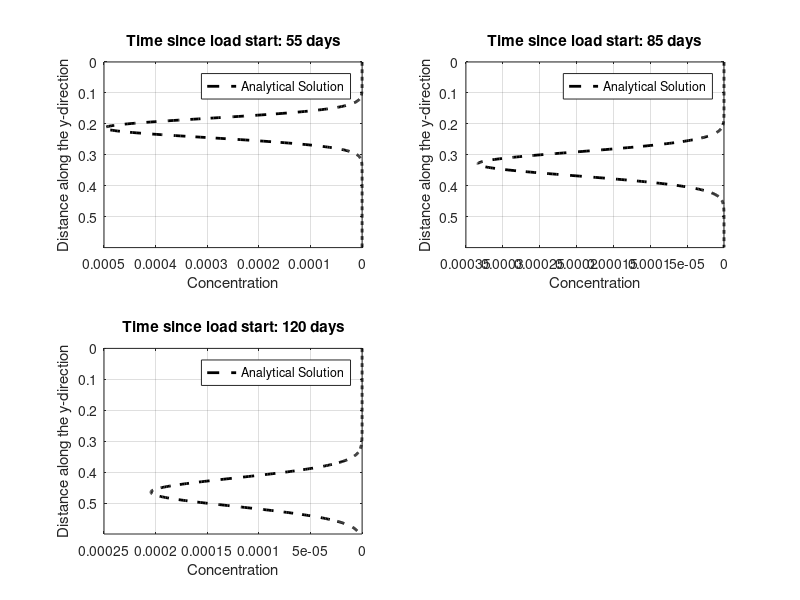

Source code (MATLAB):

% 2-dimensional analytical solution - Transient (using the analytical solution for
% instantaneous point source integrated with respect to time)

function AnltSOL_TRANSIENT_paperWRR

%%%%%%%%%%%%%%%%%%%%%%%%%%%%%%%%%%%%%%%%%%%
% CHOOSE TEST %%%%%%%%%%%%%%%%%%%%%%%%%%%%%%
%%%%%%%%%%%%%%%%%%%%%%%%%%%%%%%%%%%%%%%%%%%

% test = 2; % 2_nrTrans_instS_PorMedia
% test = 4; % 4_nrTrans_contS_PorMedia
% test = 6; % 6_nrTrans_instS_PorMedia_linDecay
% test = 8; % 8_nrTrans_contS_PorMedia_linDecay
 
test = 6; 

%%%%%%%%%%%%%%%%%%%%%%%%%%%%%%%%%%%%%%%%%%%
% General mdoel setup %%%%%%%%%%%%%%%%%%%%%
% Don't change
%%%%%%%%%%%%%%%%%%%%%%%%%%%%%%%%%%%%%%%%%%%
ny                          = 600;          % number of layers (in mm)
Dy                          = 0.0001;      	% longiitudinal dispersivity - y-direction m2/s
specificYield               = 0.23;         % (-)
iLayerLiqFluxSoil_summa_m_s = 1.0359700931174889e-08; % m/s
mLayerDepth_summa_m         = 0.006;        % m

% Preliminary calcs %%%%%%%%%%%%%%%%%%%%%%%%%%%%%%%%
% Intersticial flow velocity because of specific yield
iLayerLiqFluxSoil_summa_mm_s = iLayerLiqFluxSoil_summa_m_s * 1000; % mm/s
iLayerLiqFluxSoil_summa_mm_s_intersticial =...
    iLayerLiqFluxSoil_summa_mm_s / specificYield;       % m/s

V = iLayerLiqFluxSoil_summa_mm_s_intersticial;
%L = V * 60 * 60 * 24 * 20 / 1000;

mLayerDepth_summa_mm = mLayerDepth_summa_m * 1000;

% Time steps
if test == 4 || test == 8 
    tsim = [...
            60 * 60 * 24 * 15,...
            60 * 60 * 24 * 70,...
            60 * 60 * 24 * 120,...
            ];
elseif test == 2 || test == 6 
    tsim = [...
            60 * 60 * 24 * 55,...
            60 * 60 * 24 * 85,...
            60 * 60 * 24 * 120,...
            ];
end

% Storing %%%%%%%%%%%%%%%%%%%%%%%%%%%%%%%%
storage.Dy = Dy;
storage.tsim = tsim;
storage.V = V;
storage.ny = ny;

%%%%%%%%%%%%%%%%%%%%%%%%%%%%%%%%%%%%%%%%%%%%%%%%%%%%%%%%%%%%%%%%%%%%%%
n_ti = numel(tsim);
for ti = 1:n_ti
    
    tsim_i = tsim(ti);
    
    if test == 4 || test == 8 
        
        % Input concentration (continuous)
        C0 = 2;
         
        % Set reation rate
        if test == 4; r = 0; end                % conservative
        if test == 8; r = 0.01/(60*60*24); end  % linear decay
        storage.C0 = C0;
        storage.r = r;
        save InputData storage;
        
        % Call analytical solver
        Analytical_calc_1D_contS(tsim_i)
        
    elseif test == 2 || test == 6
        
        % Input mass (instantaneous)
        M = 350;
        
        % Mass of the receiving node
        mLayerVolFracLiq = [0.2007, 0.2014, 0.2020, 0.2027, 0.2034, 0.2041, 0.2048, 0.2055, 0.2063, 0.2070, 0.2077, 0.2085, 0.2093, 0.2101, 0.2109, 0.2117, 0.2125, 0.2133, 0.2141, 0.2150, 0.2159, 0.2167, 0.2176, 0.2185, 0.2194, 0.2204, 0.2213, 0.2223, 0.2232, 0.2242, 0.2252, 0.2262, 0.2272, 0.2283, 0.2293, 0.2304, 0.2315, 0.2326, 0.2337, 0.2348, 0.2360, 0.2372, 0.2384, 0.2396, 0.2408, 0.2420, 0.2433, 0.2446, 0.2459, 0.2472, 0.2485, 0.2499, 0.2513, 0.2527, 0.2541, 0.2555, 0.2570, 0.2584, 0.2599, 0.2615, 0.2630, 0.2646, 0.2662, 0.2678, 0.2694, 0.2711, 0.2727, 0.2744, 0.2761, 0.2779, 0.2796, 0.2814, 0.2832, 0.2850, 0.2869, 0.2888, 0.2906, 0.2925, 0.2945, 0.2964, 0.2984, 0.3003, 0.3023, 0.3043, 0.3063, 0.3083, 0.3104, 0.3124, 0.3145, 0.3165, 0.3186, 0.3206, 0.3227, 0.3247, 0.3268, 0.3288, 0.3308, 0.3328, 0.3348, 0.3368];
        hru_area_m2      = 32700;
        
        mLayerVolFracWat_summa_m3 = mLayerVolFracLiq * hru_area_m2 * mLayerDepth_summa_m;
        mLayerVolFracWat_summa_mm_m2 = mLayerVolFracLiq * hru_area_m2 * mLayerDepth_summa_m * 1000;
        UpLayVol_mm_m2 = mLayerVolFracWat_summa_m3 * 1000; % to mm*m2
        
        iLayerLiqFluxSoil_summa_mm_s = iLayerLiqFluxSoil_summa_m_s * 1000;
        
        % Set reaction rate
        if test == 2; r = 0; end                % conservative
        if test == 6; r = 0.01/(60*60*24); end  % linear decay
        
        storage.M = M;
        storage.UpLayVol_mm_m2 = UpLayVol_mm_m2;
        storage.mLayerVolFracWat_summa_mm_m2 = mLayerVolFracWat_summa_mm_m2;
        storage.mLayerVolFracLiq = mLayerVolFracLiq;
        storage.r = r;
        storage.mLayerDepth_summa_mm = mLayerDepth_summa_mm;
        storage.iLayerLiqFluxSoil_summa_mm_s = iLayerLiqFluxSoil_summa_mm_s;
        storage.hru_area_m2 =  hru_area_m2;
        save InputData storage;
        
        % Call analytical solver
        Analytical_calc_1D_instS(tsim_i)
        
    end
    %Analytical_calc_1D_2(tsim_i)
    %Analytical_calc_1D_3(tsim_i)
    %Analytical_calc_1D_justAdv(tsim_i, mLayerDepth_summa_m)
    %Analytical_calc_2D
    %Numerical_calc
    Compare_plot(ti, n_ti, tsim_i,mLayerDepth_summa_mm)
    
end


%%%%%%%%%%%%%%%%%%%%%%%%%%%%%%%%%%%%%%%%%
% ANALYTICAL
%%%%%%%%%%%%%%%%%%%%%%%%%%%%%%%%%%%%%%%%%

% 1D, continuous source, Eq. 60 of 
% USGS Chapter B7
% ANALYTICAL SOLUTIONS FOR ONE-, TWO-, AND THREE-DIMENSIONAL SOLUTE
%TRANSPORT IN GROUND-WATER SYSTEMS WITH UNIFORM FLOW
function Analytical_calc_1D_contS(tsim_i)

load InputData storage
C0=storage.C0;
Dy=storage.Dy;
r=storage.r;
V=storage.V;
ny=storage.ny;

Cfinal=zeros(1,ny);

h=waitbar(0,'ANALYTICAL solution: calculating...');

for y=1:ny
    waitbar(y/ny)

    % calculation of A

    %A = (M / UpLayVol) /...
    %    ( 4*n*pi()*(Dx*Dy)^(0.5) );
    A =  C0 / 2;

    % calculation of B
    U = (V^2 + 4*r*Dy)^0.5;
    
    B1 = exp(...
            y * (V - U)/ ...
            (2 * Dy)...
            );
        
    B2 = erfc(...
            (y - (U * tsim_i) ) / ...
            (2 * (Dy * tsim_i)^0.5));
    
    C1 = exp(...
            y * (V + U)/ ...
            (2 * Dy));
    
    C2 = erfc(...
            (y + (U * tsim_i) ) / ...
            (2 * (Dy * tsim_i)^0.5));

    % Final calculation
    C = A * (B1 * B2 + C1 * C2);

    % Saving results
    Cfinal(1,y) = C;

end

close(h)

disp('Analytical solution calculation: OK')

storage.C_analytical = Cfinal';
save AnalytSOL storage;

function Analytical_calc_1D_2(tsim_i)

load InputData storage
C0=storage.C0;
Dy=storage.Dy;
r=storage.r;
V=storage.V;
ny=storage.ny;

Cfinal=zeros(1,ny);

h=waitbar(0,'ANALYTICAL solution: calculating...');

for y=1:ny
    waitbar(y/ny)

    % calculation of A

    %A = (M / UpLayVol) /...
    %    ( 4*n*pi()*(Dx*Dy)^(0.5) );
    
    U = (V^2 + 4*r*Dy)^0.5;
    
    A =  C0 * V^2 / (4 * r * Dy);

    % calculation of B
    
    
    B1 = 2 * exp((y * V / Dy) - r * tsim_i);
        
    B2 = erfc(...
            (y + V * tsim_i) / ...
            (2 * (Dy * tsim_i)^0.5));
    
   C1 = U / V - 1; 
        
   C2 = exp(...
            y * (V - U)/ ...
            (2 * Dy));
    
    C3 = erfc(...
            (y - U * tsim_i) / ...
            (2 * (Dy * tsim_i)^0.5));
        
    D1 = U / V + 1;
    
    D2 = exp(...
            y * (V + U)/ ...
            (2 * Dy));
    
    D3 = erfc(...
            (y + U * tsim_i) / ...
            (2 * (Dy * tsim_i)^0.5));

    % Final calculation
    C = A * (B1 * B2 + C1 * C2 * C3 + D1 * D2 * D3);

    % Saving results
    Cfinal(1,y) = C;

end

close(h)

disp('Analytical solution calculation: OK')

storage.C_analytical = Cfinal';
save AnalytSOL storage;

function Analytical_calc_1D_3(tsim_i)

load InputData storage
C0=storage.C0;
Dy=storage.Dy;
r=storage.r;
V=storage.V;
ny=storage.ny;

Cfinal=zeros(1,ny);

h=waitbar(0,'ANALYTICAL solution: calculating...');

for y=1:ny
    waitbar(y/ny)

    % calculation of A

    %A = (M / UpLayVol) /...
    %    ( 4*n*pi()*(Dx*Dy)^(0.5) );
    

    
    A =  C0;

    % calculation of B
    
    
    B1 = 0.5 *  erfc(...
                (y - V * tsim_i) / ...
                (2 * (Dy * tsim_i)^0.5));
    
   C1 = (V^2 * tsim_i / (pi() * Dy))^0.5;
   
   C2 = exp(-(...
            (y - V * tsim_i)^2)/ ...
            (4 * Dy * tsim_i));
        
   D1  = 0.5 * (1 + (V * y) / Dy + (V^2 * tsim_i) / Dy);
   
   D2  = exp(V * y / Dy);
    
    D3 = erfc(...
            (y + V * tsim_i) / ...
            (2 * (Dy * tsim_i)^0.5));
        

    % Final calculation
    C = A * (B1 +  C1 * C2 - D1 * D2 * D3);

    % Saving results
    Cfinal(1,y) = C;

end

close(h)

disp('Analytical solution calculation: OK')

storage.C_analytical = Cfinal';
save AnalytSOL storage;

function Analytical_calc_1D_justAdv(tsim_i, mLayerDepth_summa_m)

load InputData storage
C0=storage.C0;
Dy=storage.Dy;
r=storage.r;
V=storage.V;
ny=storage.ny;

Cfinal=zeros(1,ny);

h=waitbar(0,'ANALYTICAL solution: calculating...');

for y=1:ny
    waitbar(y/ny)

    % calculation of A

    %A = (M / UpLayVol) /...
    %    ( 4*n*pi()*(Dx*Dy)^(0.5) );
  

    % Final calculation
    C = C0 * (y * mLayerDepth_summa_m - V * tsim_i);

    % Saving results
    Cfinal(1,y) = C;

end

close(h)

disp('Analytical solution calculation: OK')

storage.C_analytical = Cfinal';
save AnalytSOL storage;


% 1D, instantaneous source, Eq. 76 of 
% USGS Chapter B7
% ANALYTICAL SOLUTIONS FOR ONE-, TWO-, AND THREE-DIMENSIONAL SOLUTE
%TRANSPORT IN GROUND-WATER SYSTEMS WITH UNIFORM FLOW
function Analytical_calc_1D_instS(tsim_i)

load InputData storage
M = storage.M;
UpLayVol_mm_m2 = storage.UpLayVol_mm_m2;
mLayerVolFracLiq = storage.mLayerVolFracLiq;
Dy = storage.Dy;
r = storage.r;
V = storage.V;
ny = storage.ny;
hru_area_m2 = storage.hru_area_m2;
mLayerVolFracWat_summa_mm_m2 = storage.mLayerVolFracWat_summa_mm_m2;
mLayerDepth_summa_mm = storage.mLayerDepth_summa_mm;
iLayerLiqFluxSoil_summa_mm_s = storage.iLayerLiqFluxSoil_summa_mm_s;

% Loading point
Yc=1;
% porosity
n = 1; % not needed because it's accounted for in the intersticil flow velocity

% Mass injection unit of aquifer thickness (and area because it's 1D)
% M (g/m3), Vol = m3/s, M_unitVol = 
UpLayVol_m3 = UpLayVol_mm_m2 / 1000;
M_unitVol = M / UpLayVol_m3(1);
M_unitVol = M * (iLayerLiqFluxSoil_summa_mm_s);

M_unitVol = M / ((mLayerDepth_summa_mm / 1000) * mLayerVolFracLiq(1) * hru_area_m2);
M_unitVol = M_unitVol * ( 4 * n * pi() * Dy );

M_unitVol = 1.8/1000 * ( 4 * n * pi() * Dy ) / 1.75; %=1.2925e-06%

%M_nunitVol = 350 / (0.006 * 0.2 * 32700);
M_unitVol = (2 * iLayerLiqFluxSoil_summa_mm_s) ;
%MunitVol = (2 * iLayerLiqFluxSoil_summa_mm_s) / UpLayVol_m3(1);
M_unitVol = (0.006 * iLayerLiqFluxSoil_summa_mm_s / 6);

Cinit = (2 * iLayerLiqFluxSoil_summa_mm_s * 900 * hru_area_m2/1000) ...
        / (iLayerLiqFluxSoil_summa_mm_s * 900 * hru_area_m2/1000 + UpLayVol_m3(1)/6);
M_unitVol = Cinit * V;
M_unitVol = M_unitVol / 3.2%* 1.8e6 
%M_unitVol = 1.2925e-06;

Cfinal=zeros(1,ny);

h=waitbar(0,'ANALYTICAL solution: calculating...');

for y=1:ny
    
    waitbar(y/ny)

    % calculation of A

    A = (M_unitVol) /...
        ( 4 * n * pi() * Dy);

    % calculation of B
    B = exp(...
            V*(y-Yc)/ ...
            (2*Dy));

    D = exp( ...
            -( V^2 / (4*Dy) + r) * tsim_i ...
            -( (y-Yc)^2 ./ (4 * Dy * tsim_i))) ;

    % Final calculation
    C = A * B * D;

    % Saving results
    Cfinal(1,y) = C;
   
end
close(h)

% Get the effect of dilution because of different layer volumes
% 1) Using cubic spline to extrapolate for all sub-layers because the
% analytical solution has 1 mm of resolution, while the model has 6 mm
mLayerVolFracLiq_interp = spline(...
    1:6:600,...
    mLayerVolFracLiq,...
    1:1:600);
%figure;plot(mLayerVolFracLiq_interp^0.5,[1:1:600]/1000); set(gca,"Ydir","reverse"); set(gca,"Xdir","reverse");

Cfinal_corr = Cfinal * mLayerVolFracLiq_interp(1) ./ mLayerVolFracLiq_interp;

disp('Analytical solution calculation: OK')

storage.C_analytical = Cfinal_corr';
save AnalytSOL storage;

function Analytical_calc_2D

load InputData storage
M=storage.M;
UpLayVol=storage.UpLayVol;
n=storage.n;
Dx=storage.Dx;
Dy=storage.Dy;
r=storage.r;
Xc=storage.Xc;
Yc=storage.Yc;
tsim=storage.tsim;
V=storage.V;
nx=storage.nx;
ny=storage.ny;

Cfinal=zeros(nx,ny);

h=waitbar(0,'ANALYTICAL solution: calculating...');
for x=1:nx
    waitbar(x/nx)
    for y=1:ny
        
    % calculation of A
    
    A = (M / UpLayVol) /...
        ( 4*n*pi()*(Dx*Dy)^(0.5) );

    % calculation of B
    B = exp(...
            V*(y-Yc)/ ...
            (2*Dy));

    % Integral to solve
    fun = @(t) exp( ...
                    -( V^2 / (4*Dx) + r) * t ...
                    -( (x-Xc)^2 ./ (4*Dx*t) ) ...
                    -( (y-Yc)^2 ./ (4*Dy*t))) ;
                
    D = quad(fun,0,tsim);

    % Final calculation
    C = A*B*D;
    
    % Saving results
    Cfinal(x,y) = C;
   
    end
end
close(h)

disp('Analytical solution calculation: OK')

storage.C_analytical = Cfinal';
save AnalytSOL storage;


%%%%%%%%%%%%%%%%%%%%%%%%%%%%%%%%%%%%%%%%%
% Plotting
%%%%%%%%%%%%%%%%%%%%%%%%%%%%%%%%%%%%%%%%%

function Compare_plot(ti, n_ti, tsim_i,mLayerDepth_summa_m)

load InputData storage
InputData = storage;

load AnalytSOL storage
C_analytical = storage.C_analytical;


colormap(gray)
cmap = colormap
cmap = flipud(cmap);

cm = [jet(64);gray(64)];

nsubplot_x = ceil((n_ti)^0.5);
nsubplot_y = ceil(n_ti / nsubplot_x);

if ti==1
     figure
end

% Longitudinal profile
subplot(nsubplot_x,nsubplot_y,ti)
plot(C_analytical,(0:1:InputData.ny-1)/1000,'k--','linewidth',2)
ylim([0 InputData.ny/1000])
%xlim([0 2])
set(gca, 'Ydir', 'reverse'); 
xlabel('Concentration')
ylabel('Distance along the y-direction')
title(['Time since load start: ', num2str(tsim_i/(24*60*60)), ' days'])
legend('Analytical Solution')
set (gca,'Xdir','reverse')
grid on
hold on


disp('ANALYTICAL and NUMERICAL solutions compared: OK')
disp('Finished')